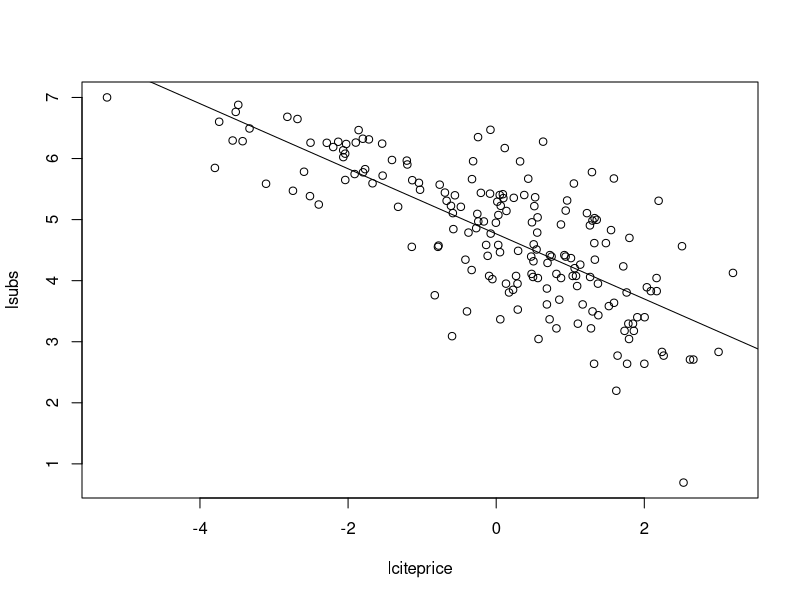

Write R code to recreate this figure. (Note: this script raises an error after producing the figure.)
## ---- chunk 1
 
Journals<-read.csv("Journals.csv")
journals <-Journals[,c("subs","price")]
journals$citeprice<-Journals$price/Journals$citations
journals$lsubs<-log(journals$subs)
journals$lciteprice<-log(journals$citeprice)


plot(lsubs ~ lciteprice, data = journals)
jour_lm <- lm(lsubs ~lciteprice, data = journals)
abline(jour_lm)
linearHypothesis(jour_lm, "lciteprice = -0.5")
